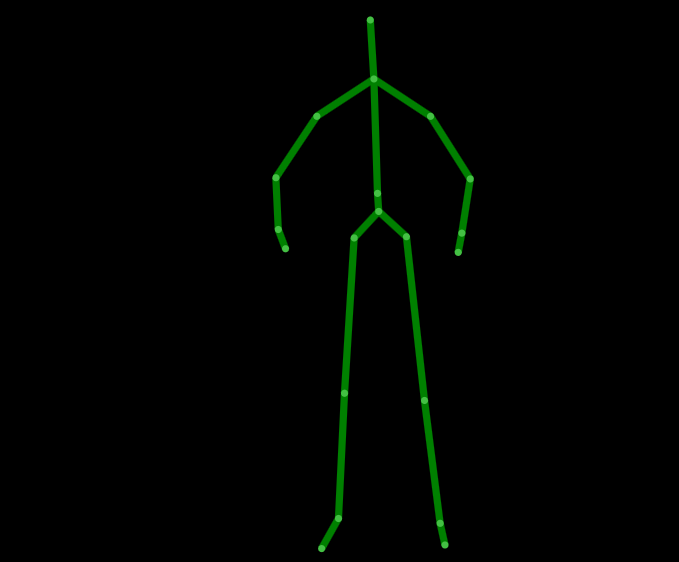
#> input picture Projekt/skeleton4.png, 679 x 562 px
$ python biometry.py
#> lines starting #> are read from the running program, lines starting #| are printed output that depends on the picture
import cv2
from pylab import *
import numpy as np
import matplotlib.pyplot as plt
from scipy import ndimage
from scipy.ndimage import filters
from scipy import spatial


k = 1.414
sigma = 1.0


def LoG(sigma):
    n = np.ceil(sigma*6)
    y, x = np.ogrid[-n//2:n//2+1,-n//2:n//2+1]
    y_filter = np.exp(-(y*y/(2.*sigma*sigma)))
    x_filter = np.exp(-(x*x/(2.*sigma*sigma)))
    final_filter = (-(2*sigma**2) + (x*x + y*y) ) * (x_filter*y_filter) * (1/(2*np.pi*sigma**4))
    return final_filter


def LoG_convolve(img):
    log_images = []
    for i in range(0, 9):
        y = np.power(k, i)
        sigma_1 = sigma*y
        filter_log = LoG(sigma_1)
        image = cv2.filter2D(img, -1, filter_log)
        image = np.pad(image, ((1, 1), (1, 1)), 'constant')
        image = np.square(image)
        log_images.append(image)

    log_image_np = np.array([i for i in log_images])
    return log_image_np


def blob_overlap(blob1, blob2):
    n_dim = len(blob1) - 1
    root_ndim = sqrt(n_dim)
    # print(n_dim)

    # radius of two blobs
    r1 = blob1[-1] * root_ndim
    r2 = blob2[-1] * root_ndim

    d = sqrt(np.sum((blob1[:-1] - blob2[:-1]) ** 2))

    # no overlap between two blobs
    if d > r1 + r2:
        return 0
    # one blob is inside the other, the smaller blob must die
    elif d <= abs(r1 - r2):
        return 1
    else:
        # computing the area of overlap between blobs
        ratio1 = (d ** 2 + r1 ** 2 - r2 ** 2) / (2 * d * r1)
        ratio1 = np.clip(ratio1, -1, 1)
        acos1 = math.acos(ratio1)

        ratio2 = (d ** 2 + r2 ** 2 - r1 ** 2) / (2 * d * r2)
        ratio2 = np.clip(ratio2, -1, 1)
        acos2 = math.acos(ratio2)

        a = -d + r2 + r1
        b = d - r2 + r1
        c = d + r2 - r1
        d = d + r2 + r1

        area = (r1 ** 2 * acos1 + r2 ** 2 * acos2 - 0.5 * sqrt(abs(a * b * c * d)))
        return area / (math.pi * (min(r1, r2) ** 2))


def redundancy(blobs_array, overlap):
    sigma = blobs_array[:, -1].max()
    distance = 2 * sigma * sqrt(blobs_array.shape[1] - 1)
    tree = spatial.cKDTree(blobs_array[:, :-1])
    pairs = np.array(list(tree.query_pairs(distance)))
    if len(pairs) == 0:
        return blobs_array
    else:
        for (i, j) in pairs:
            blob1, blob2 = blobs_array[i], blobs_array[j]
            if blob_overlap(blob1, blob2) > overlap:
                if blob1[-1] > blob2[-1]:
                    blob2[-1] = 0
                else:
                    blob1[-1] = 0

    return np.array([b for b in blobs_array if b[-1] > 0])


def detect_blob(log_image_np, img):
    co_ordinates = []
    (h, w) = img.shape
    for i in range(1,h):
        for j in range(1,w):
            slice_img = log_image_np[:, i-1:i+2, j-1:j+2]
            result = np.amax(slice_img)
            # result_1 = np.amin(slice_img)
            if result >= 0.03:
                z, x, y = np.unravel_index(slice_img.argmax(), slice_img.shape)
                co_ordinates.append((i+x-1, j+y-1, k**z*sigma))
    return co_ordinates


def sort_points(pointsOrg, axis="x"):
    """ Bubble Sort
    points: list of points to sort
    ax: "x" or "y" which axis should be used to sort list default "x"
    returns sorted by axis"""

    points = pointsOrg.copy()
    if not isinstance(points, list):
        points = points.tolist()

    sortAxis = -1
    if axis == "x":
        sortAxis = 0
    elif axis == "y":
        sortAxis = 1

    issorted = False
    while not issorted:
        issorted = True
        for i in range(len(points)-1):
            if points[i][sortAxis] > points[i+1][sortAxis]:
                points[i], points[i+1] = points[i+1], points[i]
                issorted = False
    return points


def exchangeAxis(points):
    return [[elem[1], elem[0]] for elem in points]


def dist(p1, p2):
    return math.sqrt((p1[0]-p2[0])**2 + (p1[1]-p2[1])**2)


org = cv2.imread("skeleton4.png", 1)
#> org is the input picture: shape (562, 679, 3); mean B, G, R 0.1, 3.3, 0.1
img2 = cv2.cvtColor(org, cv2.COLOR_BGR2GRAY)
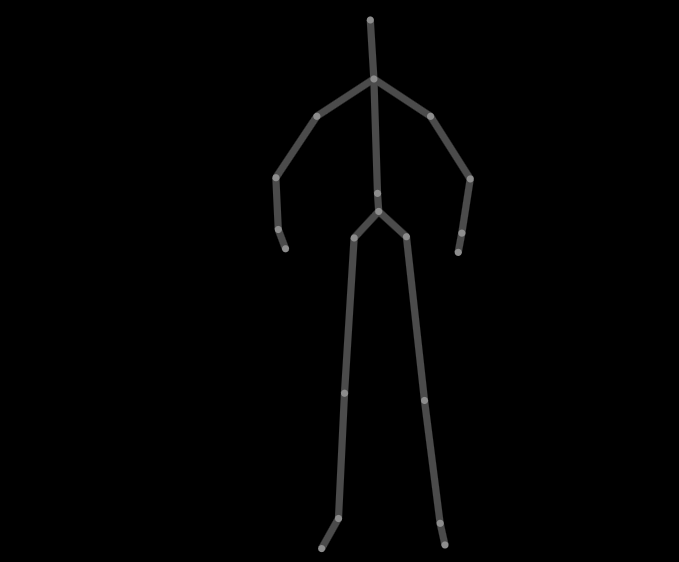
#> img2: shape (562, 679); min 0, max 141, mean 2
img2 = img2/255.0

# cv2.imshow("Okno", img2)
# cv2.waitKey(0)
# cv2.destroyAllWindows()

log_image_np = LoG_convolve(img2)
#> the loop in LoG_convolve, `for i in range(0, 9):` made 9 passes
#> pass 1, in LoG_convolve, `image = cv2.filter2D(img, -1, filter_log)`:
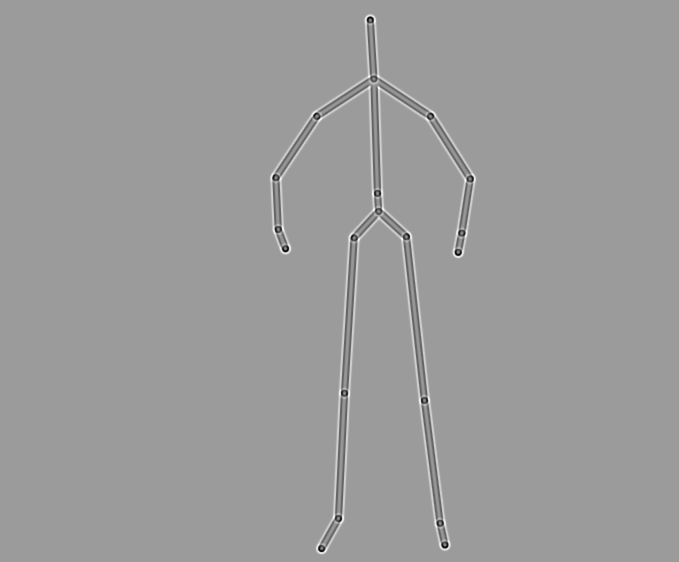
#> image: shape (562, 679) float64; min -0.175, max 0.113, mean -6.48e-05; drawn with min black and max white
#> pass 1, in LoG_convolve, `image = np.square(image)`:
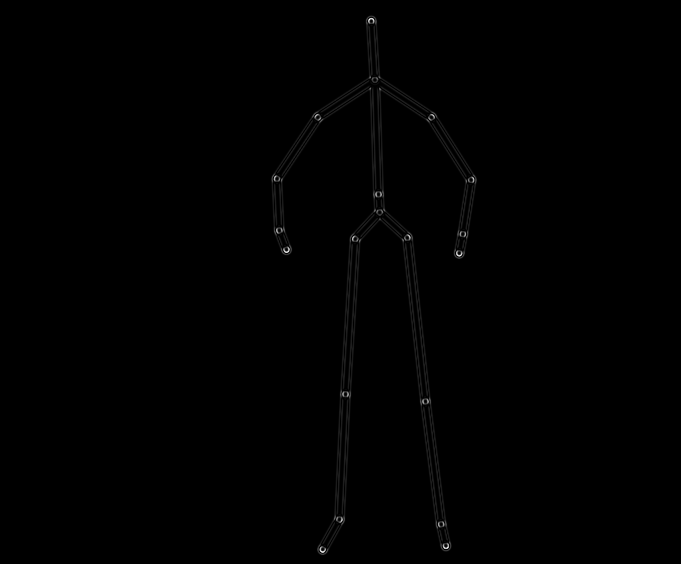
#> image: shape (564, 681) float64; min 0, max 0.0308, mean 9.33e-05; drawn with min black and max white
#> after the loop in LoG_convolve, `for i in range(0, 9):`: log_images = 9 items


co_ordinates = list(set(detect_blob(log_image_np, img2)))
#> after the loop in detect_blob, `for i in range(1,h):`: co_ordinates = 1433 items, first 6: (18, 370, 2.83), (18, 371, 2.83), (18, 371, 2.83), (18, 371, 2.83), (18, 372, 2.83), (19, 369, 2.83)
#> co_ordinates = 773 items, first 6: (545, 448, 2.83), (399, 427, 4), (521, 337, 4), (515, 340, 4), (119, 314, 4), (230, 277, 2.83)
co_ordinates = np.array(co_ordinates)
#> co_ordinates = 773 rows, first 8: [545, 448, 2.83], [399, 427, 4], [521, 337, 4], [515, 340, 4], [119, 314, 4], [230, 277, 2.83], [239, 406, 2.83], [236, 357, 4]
co_ordinates = redundancy(co_ordinates, 0.01)
#> in redundancy, `sigma = blobs_array[:, -1].max()`: sigma = 5.65
#> in redundancy, `distance = 2 * sigma * sqrt(blobs_array.shape[1] - 1)`: distance = 15.99
#> in redundancy, `pairs = np.array(list(tree.query_pairs(distance)))`: pairs = 15380 pairs, first value 0 to 763, second value 3 to 772
#> the loop in redundancy, `for (i, j) in pairs:` made 1 pass
#> (i, j, n_dim in blob_overlap, root_ndim in blob_overlap, r1 in blob_overlap, r2 in blob_overlap) on pass 1: (165, 216, 2, 1.41, 4, 5.65)
#> (the run stopped early here; a loop or call above may not have finished)
